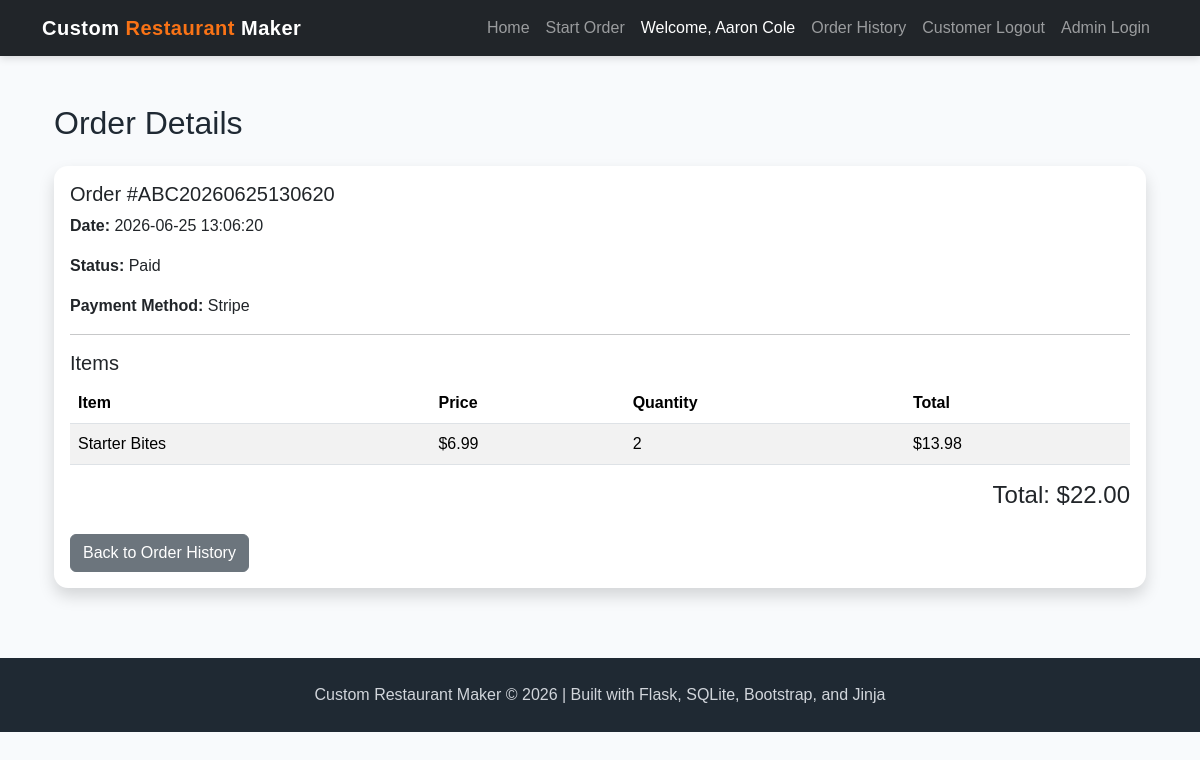
The app's page /order-history/54 (signed in), older data.
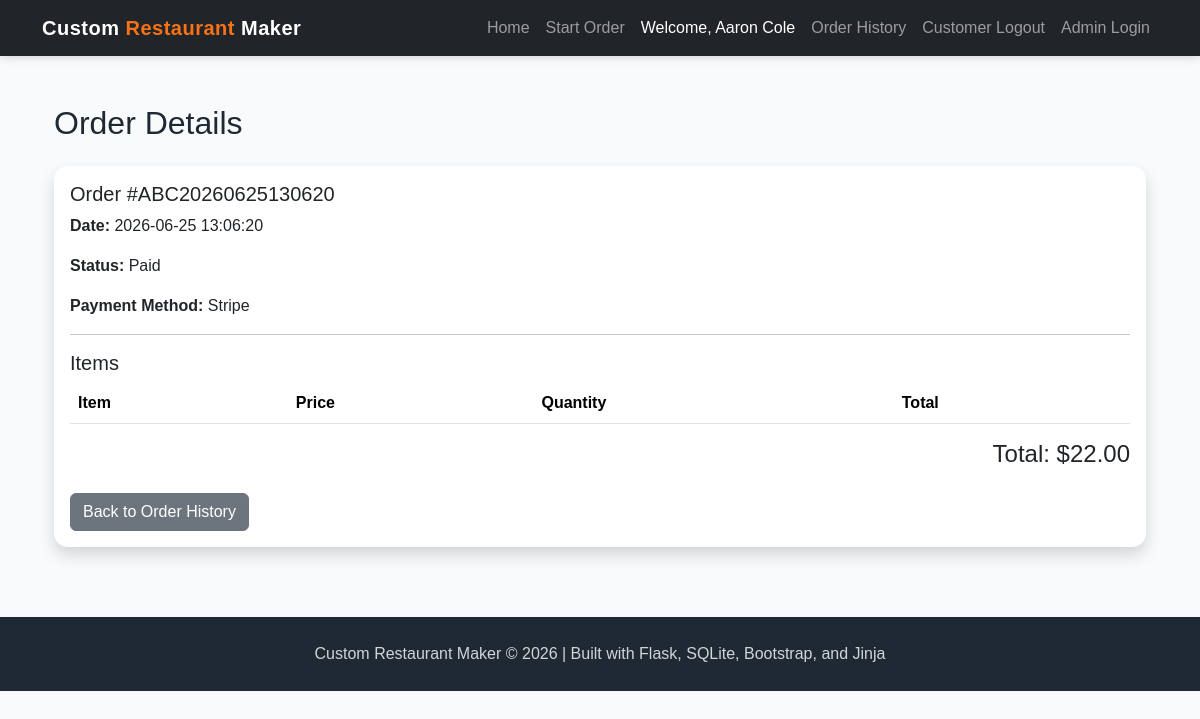
The same page, newer data.
### app.py (models this page shows)
class OrderItem(db.Model):
    __tablename__ = "order_items"
    order_item_id = db.Column(db.Integer, primary_key=True)
    order_number = db.Column(db.String(100), nullable=False)
    menu_id = db.Column(db.Integer, db.ForeignKey("menu.menu_id"))
    quantity = db.Column(db.Integer, nullable=False)

class Menu(db.Model):
    __tablename__ = "menu"
    menu_id = db.Column(db.Integer, primary_key=True)
    name = db.Column(db.String(150), nullable=False)
    category = db.Column(db.String(100), nullable=False)
    price = db.Column(db.Float, nullable=False)
    description = db.Column(db.Text)
    image_filename = db.Column(db.String(255))
    image_url = db.Column(db.Text)

### app.py (the view)
@app.route("/order-history/<int:order_id>")
def order_details(order_id):
    if not session.get("customer_id"):
        flash("Please log in to view order details.", "warning")
        return redirect(url_for("customer_login"))
    customer_id = session["customer_id"]
    order = (
        Order.query
        .filter_by(order_id=order_id, customer_id=customer_id)
        .first()
    )
    if not order:
        flash("Order not found.", "warning")
        return redirect("/order-history")
    items = (
        db.session.query(
            Menu.name,
            Menu.price,
            OrderItem.quantity,
            (Menu.price * OrderItem.quantity).label("total_price")
        )
        .join(OrderItem, Menu.menu_id == OrderItem.menu_id)
        .filter(OrderItem.order_number == order.order_number)
        .all()
    )
    return render_template("order_details.html", order=order, items=items)

### templates/order_details.html (shortened to what this page needs)
{% extends "base.html" %}
{% block content %}
<div class="container mt-5">
    <h2>Order Details</h2>
    <div class="card shadow mt-4">
        <div class="card-body">
            <h5>Order #{{ order["order_number"] }}</h5>
            <p><strong>Date:</strong> {{ order["date_time"] }}</p>
            <p><strong>Status:</strong> {{ order["status"] or "Pending" }}</p>
            <p><strong>Payment Method:</strong> {{ order["payment_method"] or "N/A" }}</p>
            <hr>
            <h5>Items</h5>
            <table class="table table-striped">
                <thead>
                    <tr>
                        <th>Item</th>
                        <th>Price</th>
                        <th>Quantity</th>
                        <th>Total</th>
                    </tr>
                </thead>
                <tbody>
                    {% for item in items %}
                    <tr>
                        <td>{{ item["name"] }}</td>
                        <td>${{ "%.2f"|format(item["price"]) }}</td>
                        <td>{{ item["quantity"] }}</td>
                        <td>${{ "%.2f"|format(item["total_price"]) }}</td>
                    </tr>
                    {% endfor %}
                </tbody>
            </table>
            {% if order["total_amount"] %}
                <h4 class="text-end">
                    Total: ${{ "%.2f"|format(order["total_amount"]) }}
                </h4>
            {% endif %}
            <a href="/order-history" class="btn btn-secondary mt-3">
                Back to Order History
            </a>
        </div>
    </div>
</div>
{% endblock %}

Row changes from the older to the newer data that the page shows:
removed OrderItem: name "Starter Bites", quantity "2", total_price "13.98"
removed Menu: price "6.99"
